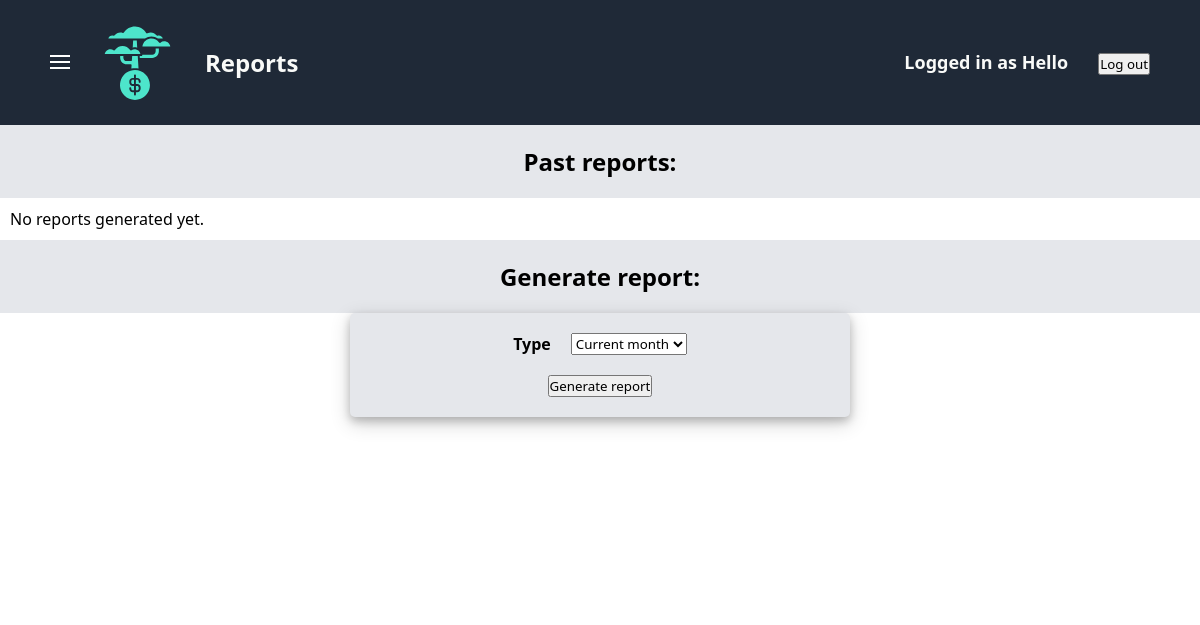
The page /finance/reports/ (signed in) on the database as committed earlier.
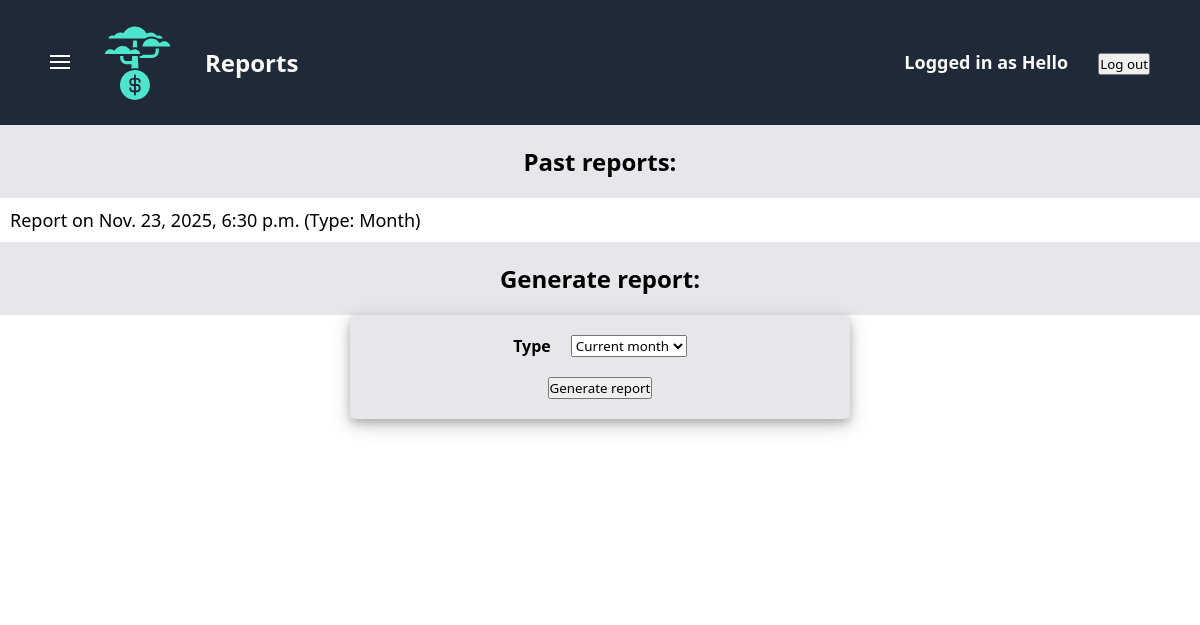
The same page on the database as committed later.
### finance/models.py (models this page shows)
class Report(models.Model):
    user = models.ForeignKey(User, on_delete=models.CASCADE)
    reportType = models.CharField(default="Month", max_length=200)
    file = models.FileField(upload_to="reports/")
    creationDate = models.DateTimeField(auto_now_add=True)

### finance/views.py (the view)
# urls.py: path("reports/", views.reports, name="reports"),
@login_required
def reports(request):
    message = request.GET.get("message", "")
    reports = Report.objects.all()
    return render(
        request,
        "finance/reports.html",
        {
            "reports": reports,
            "message": message
        }
    )

### finance/templates/finance/reports.html (shortened to what this page needs)
{% extends "finance/finance-base.html" %}
{% block header-title %}Reports{% endblock %}
{% block finance_extra_css %}
    {% load static %}
    <link rel="stylesheet" href="{% static 'finance/reports-style.css' %}">
{% endblock %}
{% block saved-label %}Past reports:{% endblock %}
{% block presence-check-and-list %}
    {% if reports %}
        {% for i in reports %}
            <li id="past-report">
               <a href="{% url 'finance:downloadPastReport' i.id %}">Report on {{ i.creationDate }} (Type: {{ i.reportType }})</a>
            </li>
        {% endfor %}
    {% else %}
        <li>No reports generated yet.</li>
    {% endif %}
{% endblock %}
{% block enter-label %}Generate report:{% endblock %}
{% block form %}
    <form action="{% url 'finance:generateReport' %}" method="post" class="form">
        <div class="form-components">
            <div class="form-labels-and-answers">
                <div class="form-labels">
                    <div><strong>Type</strong></div>
                </div>
                <div class="form-answers">
                    <select id="type" name="type">
                        <option value="Month">Current month</option>
                    </select>
                </div>
            </div>
            <div class="submit">
                <input type="submit" value="Generate report">
            </div>
        </div>
    </form>
{% endblock %}

Rows that differ between the two databases and show on the page:
added Report: creationDate "Nov. 23, 2025, 6:30 p.m.", reportType "Month"
Other text that changed with them:
text no longer shown: "No reports generated yet."
